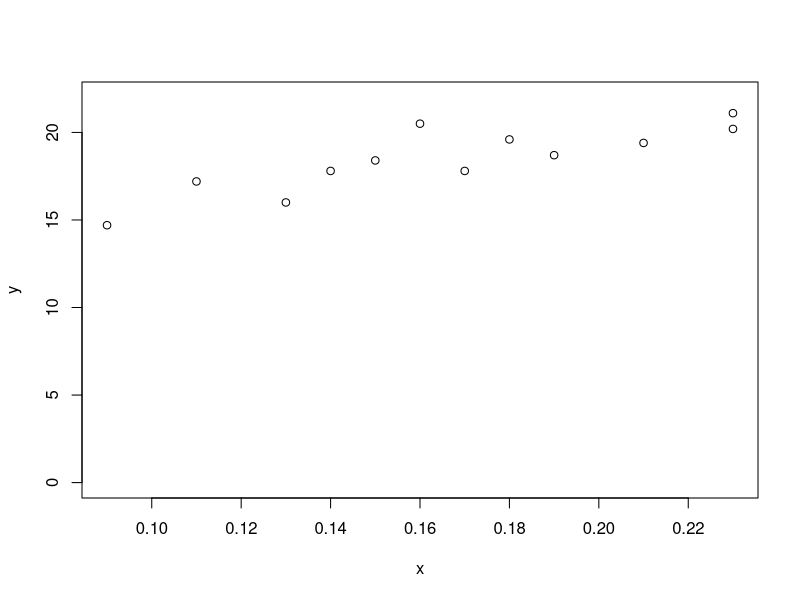
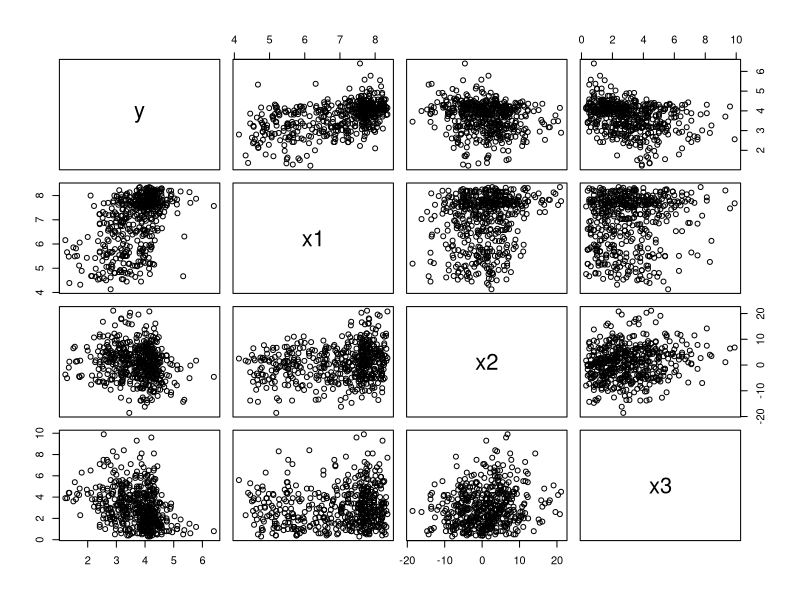
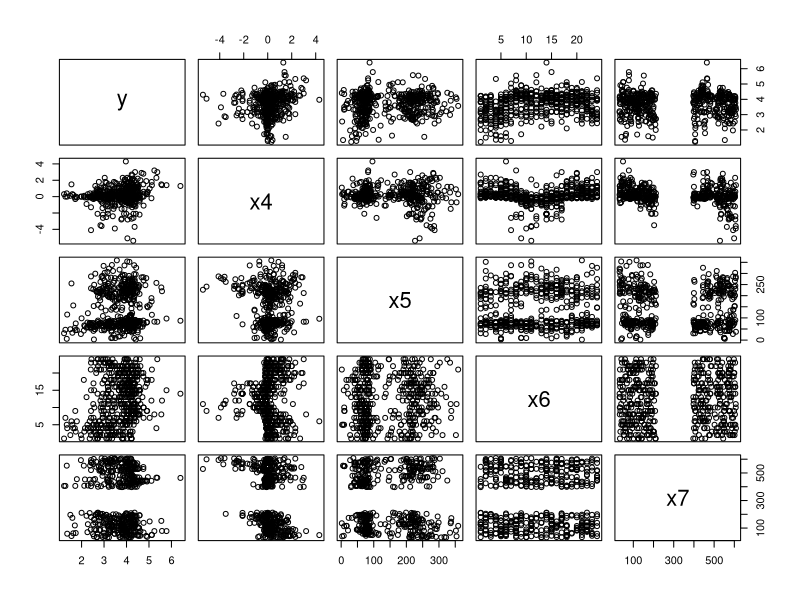
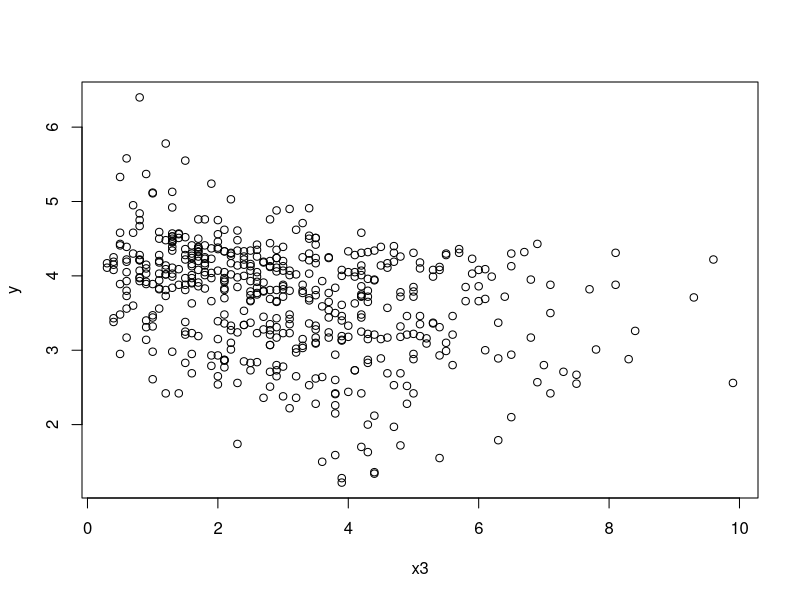
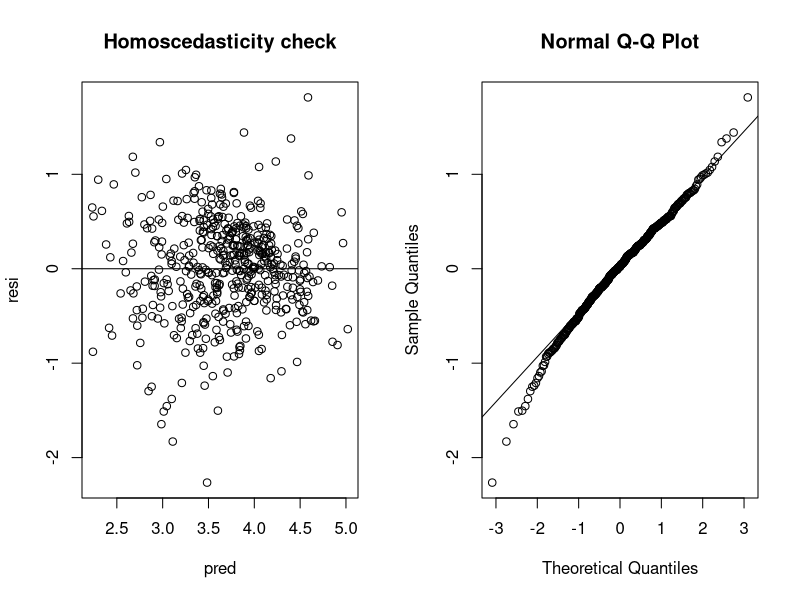

Recreate these plots in R, in order.
## ---- chunk 1
# weight gain y of chickens with amount of lysine x ingested
y = c(14.7, 17.8, 19.6, 18.4, 20.5, 21.1, 17.2, 18.7, 20.2, 16.0, 17.8, 19.4)
x = c(0.09, 0.14, 0.18, 0.15, 0.16, 0.23, 0.11, 0.19, 0.23, 0.13, 0.17, 0.21)
# plot the data
plot(x, y, ylim = c(0, 22))
## ---- chunk 2
# the simple regression model
weightgain <- lm(y ~ x)

# summary output for estimates, standard error, ...
summary(weightgain)
## ---- chunk 3
#analysis of variance table, sums of squares
anova(weightgain)
sst <- sum((y - mean(y))^2)
sst
## ---- chunk 4
#alternative way, with a little bit of extra programming

#calculate a model with only on intercept
constantOnlyModel <- lm(y ~ 1)
#the sum of squares for residuals from a model with only an intercept equals the total sum of squares
SST <- anova(constantOnlyModel)
#rename 'Residuals' to SST'
row.names(SST) <- "Total"
#add the SST to the ANOVA table
rbind(anova(weightgain), SST)
## ---- chunk 5
## Load data
Norway_NO2 = read.csv("Norway_NO2.csv")
## ---- chunk 6
## Matrix of scatterplots
pairs(Norway_NO2[,1:4])
pairs(Norway_NO2[,c(1,5,6,7,8)])
## ---- chunk 7
##  Perform a simple linear regression
lm1 <-lm(y ~ x3, data = Norway_NO2)
summary(lm1)
anova(lm1)
## ---- chunk 8
## multiple linear regression model with all 7 predictors
lmmulti <-lm(y ~ x1 + x2 + x3 + x4+ x5 + x6 + x7, data = Norway_NO2)
summary(lmmulti)
anova(lmmulti)
## ---- chunk 9
## Predict the concentration of NO2 at a wind speed of ...
par(mfrow = c(1,1))
plot (y ~ x3, data=Norway_NO2)
## ---- chunk 10
# newdata <- data.frame(x3= c(......))
newdata <- data.frame(x1 = mean(Norway_NO2$x1), x2 = mean(Norway_NO2$x2),
                      x3 = c(2,4,6,8),
                      x4 = mean(Norway_NO2$x4), x5 = mean(Norway_NO2$x5),
                      x6 = mean(Norway_NO2$x6), x7 = mean(Norway_NO2$x7))
predict(lmmulti, newdata, se.fit = TRUE, interval = "confidence")
## ---- chunk 11
## Residuals and fitted values
resi <- residuals(lmmulti)
pred <- fitted(lmmulti)

## Allowing two side-by-side plots
par(mfrow = c(1,2))

## Scatterplot of residual vs predicted values
plot(resi ~ pred)
abline(h = 0)
title ("Homoscedasticity check")

## Normal Q-Q plot
qqnorm(resi)
qqline(resi)
